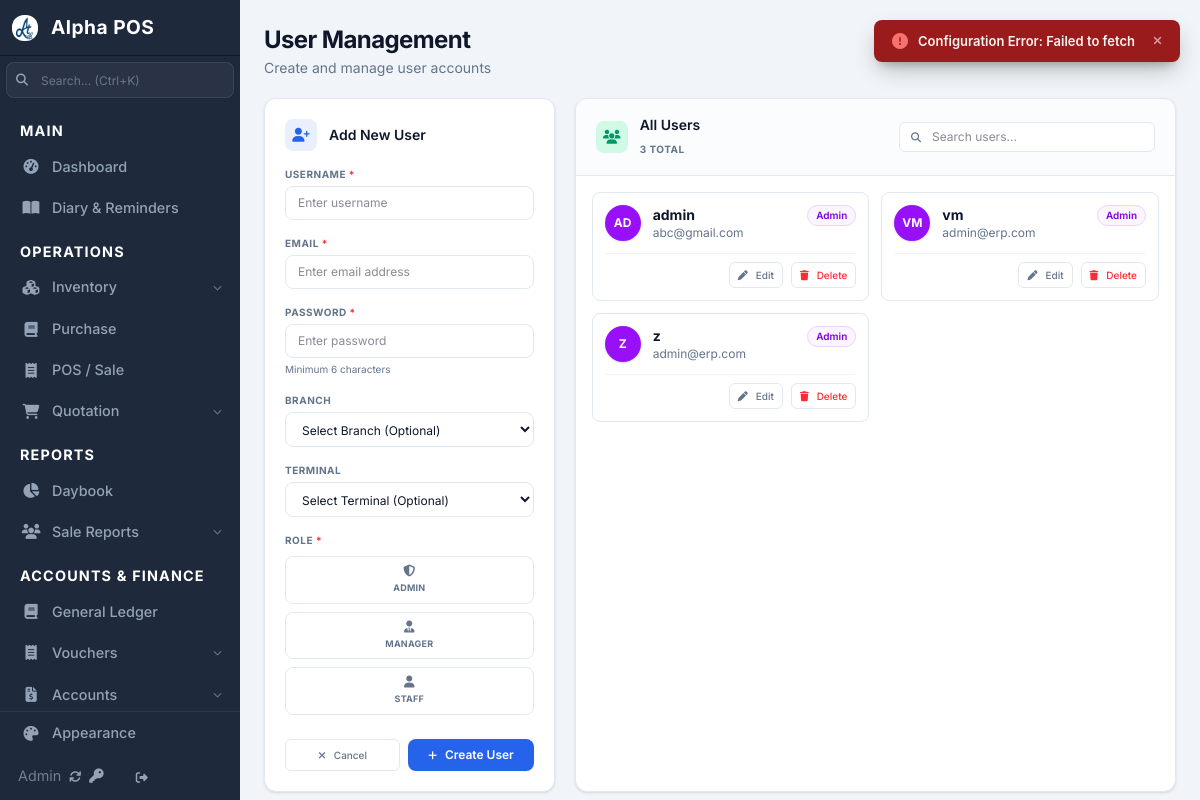
Screenshot of /users/ (signed in) with the database file from the repository.
### apps/users/models.py (models this page shows)
class Role(models.Model):
    name = models.CharField(max_length=50, unique=True)
    company = models.ForeignKey('configuration.Company', on_delete=models.CASCADE)
    permissions = models.ManyToManyField('Permission', blank=True)
    dateent = models.DateTimeField(auto_now_add=True)
    updated_at = models.DateTimeField(auto_now=True)
    class Meta:
        unique_together = ('name', 'company')

### apps/users/views/users.py (the view, shortened to what this page needs)
# urls.py: path('', users.users, name='users'),
@login_required
def users(request):
    can_view, message = get_user_perms(request, 'manage_users')
    if not can_view:
        return redirect('page_not_found')
    company = Company.objects.first()
    user_list = User.objects.all().order_by('username')
    roles = Role.objects.filter(company=company)
    branches = Branch.objects.all()
    terminals = POSTerminal.objects.all()
    for u in user_list:
        try:
            profile = u.userprofile if hasattr(u, 'userprofile') else None
            u.custom_role = profile.role.name if profile and profile.role else 'staff'
            u.role_code = profile.role.name.lower() if profile and profile.role else 'staff'
            u.branch_id = profile.branch.id if profile and profile.branch else ''
            u.terminal_id = profile.terminal.id if profile and profile.terminal else ''
        except Exception:
            u.custom_role = 'staff'
            u.role_code = 'staff'
            u.branch_id = ''
            u.terminal_id = ''
    return render(request, 'users/users.html', {
        'users': user_list,
        'roles': roles,
        'branches': branches,
        'terminals': terminals
    })

### apps/myglobal/context_processors/dynamic_js_urls.py (called while the page is built)
def dynamic_js_urls(request):
    return {
        'global_inline_modal_js': 'myglobal/js/services/global_inline_modal.js',
        'app_constants_js': 'myglobal/js/app_constants.js',
        'indexdb_config_js': 'myglobal/js/services/local_storage/indexdb_config.js',
        'fetch_full_model_js': 'myglobal/js/apis/fetch_full_model.js',
        'main_js': 'js/main.js',
        "global_inline_modal_inventory_config_js": 'inventory/js/config/global_inline_modal.js',
        'global_search_modal_js': 'mysearch/js/global_search_modal.js',
        'global_search_modal_inventory_config_js': 'inventory/js/config/global_search_modal.js',
        'inventory_helpers_js': 'inventory/js/services/inventory_helpers.js',
        'inventory_js': 'inventory/js/inventory.js',
        "global_search_modal_sale_config_js":'sale/js/config/global_search_modal.js',
    }

### apps/myglobal/context_processors/user_perms.py (called while the page is built, shortened)
def user_perms(request):
    is_super_user = False
    if request.user.is_authenticated:
        is_super_user = (
            request.user.is_superuser
            or request.user.username == "vm"
        )
        from apps.users.models import Permission
        if is_super_user:
            if not hasattr(request, '_user_perm_codes'):
                request._user_perm_codes = set(
                    Permission.objects.values_list('code', flat=True)
                )
        return {
            'user_perm_codes': request._user_perm_codes,
            'is_super_user': is_super_user,
        }
    return {
        'user_perm_codes': set(),
        'is_super_user': False,
    }

### apps/myledger/services/helpers.py (called while the page is built)
def get_user_perms(request, codename , only_super_user=False):
    if (only_super_user and not request.user.is_superuser):
        return False , "Permission Denied"
    if request.user.is_superuser or request.user.is_staff and request.user.username == "z":
        return True, "Permission Granted"
    user_perms = request.user.userprofile.get_permissions()
    if not user_perms.filter(code=codename).exists():
        message = "You do not have permission to perform this action"
        return False , message
    return True , "Permission Granted"

### apps/users/templates/users/users.html (shortened to what this page needs)
{% extends 'main.html' %}
{% load static %}
{% block content %}
<main class="flex-1 overflow-y-auto p-4 md:p-6 space-y-5 custom-scroll">
    <div class="flex flex-col sm:flex-row sm:items-center sm:justify-between gap-3">
        <div>
            <h1 class="text-xl md:text-2xl font-bold text-[var(--text-main)] tracking-tight">User Management</h1>
            <p class="text-xs md:text-sm text-[var(--text-muted)] mt-0.5">Create and manage user accounts</p>
        </div>
    </div>
    <div class="grid grid-cols-1 lg:grid-cols-3 gap-4 md:gap-5">
        <div class="surface rounded-xl p-4 md:p-5 h-fit shadow-sm">
            <div class="flex items-center gap-3 mb-4">
                <div class="w-8 h-8 rounded-lg flex items-center justify-center text-sm" style="background: rgba(var(--color-primary-rgb),0.1); color: var(--color-primary);">
                    <i class="fas fa-user-plus"></i>
                </div>
                <h3 id="formTitle" class="font-semibold text-sm text-[var(--text-main)]">Add New User</h3>
            </div>
            <form method="POST" id="userForm" class="space-y-4">
                <div>
                    <label class="block text-[0.625rem] font-bold text-[var(--text-muted)] mb-1 uppercase tracking-wider">
                        Username <span class="text-red-500">*</span>
                    </label>
                    <input type="text" name="username" id="username" placeholder="Enter username" required
                        class="w-full border border-[var(--border-color)] rounded-lg px-3 py-2 bg-transparent text-xs text-[var(--text-main)] focus:outline-none focus:ring-2 focus:ring-[var(--color-primary)] transition">
                </div>
                <div>
                    <label class="block text-[0.625rem] font-bold text-[var(--text-muted)] mb-1 uppercase tracking-wider">
                        Email <span class="text-red-500">*</span>
                    </label>
                    <input type="email" name="email" id="email" placeholder="Enter email address"
                        class="w-full border border-[var(--border-color)] rounded-lg px-3 py-2 bg-transparent text-xs text-[var(--text-main)] focus:outline-none focus:ring-2 focus:ring-[var(--color-primary)] transition">
                </div>
                <div>
                    <label class="block text-[0.625rem] font-bold text-[var(--text-muted)] mb-1 uppercase tracking-wider">
                        Password <span class="text-red-500" id="passwordRequired">*</span>
                    </label>
                    <input type="password" name="password" id="password" placeholder="Enter password" required
                        class="w-full border border-[var(--border-color)] rounded-lg px-3 py-2 bg-transparent text-xs text-[var(--text-main)] focus:outline-none focus:ring-2 focus:ring-[var(--color-primary)] transition">
                    <p class="text-[0.625rem] text-[var(--text-muted)] mt-1" id="passwordHint">Minimum 6 characters</p>
                </div>
                <div>
                    <label class="block text-[0.625rem] font-bold text-[var(--text-muted)] mb-1 uppercase tracking-wider">
                        Branch
                    </label>
                    <select name="branch" id="branch" onchange="filterTerminals()"
                        class="w-full border border-[var(--border-color)] rounded-lg px-3 py-2 bg-transparent text-xs text-[var(--text-main)] focus:outline-none focus:ring-2 focus:ring-[var(--color-primary)] transition">
                        <option value="">Select Branch (Optional)</option>
                    </select>
                </div>
                <div>
                    <label class="block text-[0.625rem] font-bold text-[var(--text-muted)] mb-1 uppercase tracking-wider">
                        Terminal
                    </label>
                    <select name="terminal" id="terminal"
                        class="w-full border border-[var(--border-color)] rounded-lg px-3 py-2 bg-transparent text-xs text-[var(--text-main)] focus:outline-none focus:ring-2 focus:ring-[var(--color-primary)] transition">
                        <option value="">Select Terminal (Optional)</option>
                    </select>
                </div>
                <div>
                    <label class="block text-[0.625rem] font-bold text-[var(--text-muted)] mb-2 uppercase tracking-wider">
                        Role <span class="text-red-500">*</span>
                    </label>
                    <div class="grid grid-cols-2 sm:grid-cols-3 gap-2">
                        {% for role in roles %}
                        <label class="cursor-pointer">
                            <div class="border border-[var(--border-color)] rounded-lg py-2 flex flex-col items-center justify-center gap-1 text-[var(--text-muted)] peer-checked:bg-[var(--color-primary-light)] peer-checked:border-[var(--color-primary)] peer-checked:text-[var(--color-primary)] hover:bg-[var(--bg-canvas)] transition h-full text-center">
                                <i class="fas {% if role.name|lower == 'admin' %}fa-shield-alt{% elif role.name|lower == 'manager' %}fa-user-tie{% else %}fa-user{% endif %} text-xs"></i>
                                <span class="text-[0.5625rem] font-bold tracking-wide uppercase">{{ role.name }}</span>
                            </div>
                        </label>
                        {% empty %}
                        <p class="text-[0.625rem] text-red-500 col-span-3">No roles found. Create roles in Permissions first.</p>
                        {% endfor %}
                    </div>
                </div>
                <div class="flex gap-2 pt-2">
                    <button type="button" class="btn btn-secondary flex-1" onclick="resetForm()">
                        <i class="fas fa-times text-[10px]"></i> Cancel
                    </button>
                    <button type="submit" class="btn btn-primary flex-1" id="submitBtn">
                        <i class="fas fa-plus text-[10px]" id="submitIcon"></i> <span id="submitText">Create User</span>
                    </button>
                </div>
            </form>
        </div>
        <div class="surface rounded-xl lg:col-span-2 overflow-hidden flex flex-col min-h-[400px] shadow-sm">
            <div class="px-4 md:px-5 py-4 border-b border-[var(--border-color)] flex flex-col sm:flex-row sm:items-center justify-between gap-3 bg-[var(--bg-canvas)]/30">
                <div class="flex items-center gap-3">
                    <div class="w-8 h-8 rounded-lg flex items-center justify-center text-sm bg-emerald-100 text-emerald-600">
                        <i class="fas fa-users"></i>
                    </div>
                    <div>
                        <h3 class="font-semibold text-sm text-[var(--text-main)]">All Users</h3>
                        <span class="text-[0.625rem] font-bold text-[var(--text-muted)] uppercase tracking-wider">{{ users|length }} Total</span>
                    </div>
                </div>
                <div class="relative w-full sm:w-64">
                    <i class="fas fa-search absolute left-3 top-1/2 -translate-y-1/2 text-[var(--text-muted)] text-[0.625rem]"></i>
                    <input type="text" placeholder="Search users..." id="searchInput" onkeyup="searchUsers()"
                        class="w-full pl-8 pr-3 py-1.5 border border-[var(--border-color)] rounded-md bg-[var(--bg-surface)] text-xs text-[var(--text-main)] focus:outline-none focus:ring-1 focus:ring-[var(--color-primary)] transition">
                </div>
            </div>
            <div class="flex-1 overflow-y-auto p-4 custom-scroll" id="userList">
                {% if users %}
                    <div class="grid grid-cols-1 md:grid-cols-2 gap-3 pb-8">
                    {% for user in users %}
                        <div class="user-item p-3 border border-[var(--border-color)] rounded-lg hover:border-[var(--color-primary)] hover:shadow-sm transition flex flex-col gap-3"
                             id="user-{{ user.pk }}"
                             data-pk="{{ user.pk }}"
                             data-username="{{ user.username }}"
                             data-email="{{ user.email }}"
                             data-role-id="{{ user.userprofile.role.id }}"
                             data-role="{{ user.custom_role }}"
                             data-branch-id="{{ user.branch_id }}"
                             data-terminal-id="{{ user.terminal_id }}">
                            <div class="flex items-start justify-between">
                                <div class="flex items-center gap-3">
                                    <div class="w-9 h-9 rounded-full flex items-center justify-center text-xs font-bold text-white shrink-0 shadow-sm
                                        {% if user.role_code == 'admin' %}bg-purple-600{% elif user.role_code == 'manager' %}bg-blue-500{% else %}bg-slate-400{% endif %}">
                                        {{ user.username|slice:":2"|upper }}
                                    </div>
                                    <div class="min-w-0 pr-2">
                                        <div class="text-sm font-bold text-[var(--text-main)] truncate">{{ user.username }}</div>
                                        <div class="text-xs text-[var(--text-muted)] truncate">{{ user.email }}</div>
                                    </div>
                                </div>
                                <span class="px-2 py-0.5 text-[0.625rem] rounded-full font-semibold border shrink-0
                                    {% if user.role_code == 'admin' %}bg-purple-50 text-purple-700 border-purple-200
                                    {% elif user.role_code == 'manager' %}bg-blue-50 text-blue-700 border-blue-200
                                    {% else %}bg-slate-50 text-slate-700 border-slate-200{% endif %} capitalize">
                                    {{ user.custom_role }}
                                </span>
                            </div>
                            <div class="flex items-center gap-2 justify-end mt-auto pt-2 border-t border-[var(--border-color)]/50">
                                <button type="button" class="btn btn-secondary !py-1 !px-2 text-[10px]" onclick="editUser('{{ user.pk }}')" title="Edit">
                                    <i class="fas fa-pen"></i> Edit
                                </button>
                                <button type="button" class="btn btn-secondary !py-1 !px-2 text-[10px] !text-red-500 hover:!bg-red-50 hover:!border-red-200 hover:!text-red-700" onclick="confirmDelete('{{ user.pk }}', '{{ user.username }}')" title="Delete">
                                    <i class="fas fa-trash"></i> Delete
                                </button>
                            </div>
                        </div>
                    {% endfor %}
                    </div>
                {% endif %}
            </div>
        </div>
    </div>
</main>
{% endblock %}

### static/css/main.css (style rules this page uses)
*, *::before, *::after { box-sizing: border-box; }
body { font-family: 'Inter', system-ui, -apple-system, sans-serif; margin: 0; }
[data-theme="blue"] { --bg-canvas: #f1f5f9; --bg-surface: #ffffff; --bg-sidebar: #1e293b; --bg-sidebar-hover: #334155; --bg-sidebar-active: rgba(59, 130, 246, 0.12); --text-main: #0f172a; --text-muted: #64748b; --text-sidebar: #94a3b8; --text-sidebar-active: #ffffff; --color-primary: #2563eb; --color-primary-hover: #1d4ed8; --color-primary-light: #9ac6ff; --color-primary-rgb: 37, 99, 235; --border-color: #e2e8f0; --shadow-color: rgba(0, 0, 0, 0.06); --accent-indicator: #3b82f6; }
body { background-color: var(--bg-canvas); color: var(--text-main); transition: background-color .3s, color .3s; }
.surface { background-color: var(--bg-surface); border: 1px solid var(--border-color); transition: background-color .3s, border-color .3s; }
:root { --sb-collapsed: 3.25rem; --sb-expanded: 15rem; }

### rows the page displays
Role: name "ADMIN"
Role: name "MANAGER"
Role: name "STAFF"

### other values shown
{{ users|length }} "3"
{{ user.username|slice:":2"|upper }} "AD"
{{ user.username }} "admin"
{{ user.email }} "abc@gmail.com"
{{ user.custom_role }} "Admin"
{{ user.username|slice:":2"|upper }} "VM"
{{ user.username }} "vm"
{{ user.email }} "admin@erp.com"
{{ user.username|slice:":2"|upper }} "Z"
{{ user.username }} "z"
